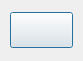
<?xml version="1.0" encoding="UTF-8"?>
<ui version="4.0">
 <class>TextDialog</class>
 <widget class="QDialog" name="TextDialog">
  <property name="geometry">
   <rect>
    <x>0</x>
    <y>0</y>
    <width>83</width>
    <height>61</height>
   </rect>
  </property>
  <property name="sizePolicy">
   <sizepolicy hsizetype="Maximum" vsizetype="Maximum">
    <horstretch>0</horstretch>
    <verstretch>0</verstretch>
   </sizepolicy>
  </property>
  <property name="windowTitle">
   <string>Dialog</string>
  </property>
  <layout class="QVBoxLayout" name="verticalLayout">
   <property name="leftMargin">
    <number>10</number>
   </property>
   <property name="topMargin">
    <number>10</number>
   </property>
   <property name="rightMargin">
    <number>10</number>
   </property>
   <property name="bottomMargin">
    <number>10</number>
   </property>
   <item>
    <layout class="QGridLayout" name="gridLayout">
     <item row="0" column="0">
      <widget class="QPushButton" name="highlightBtn">
       <property name="font">
        <font>
         <weight>75</weight>
         <bold>true</bold>
        </font>
       </property>
       <property name="styleSheet">
        <string notr="true">padding: 10px</string>
       </property>
       <property name="text">
        <string/>
       </property>
      </widget>
     </item>
    </layout>
   </item>
  </layout>
 </widget>
 <resources/>
 <connections/>
</ui>
